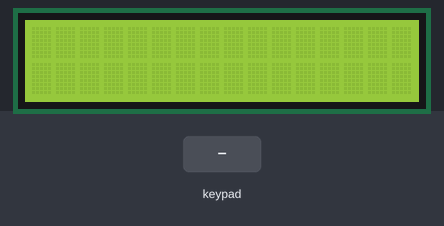
This sketch was run on a simulated Arduino Uno, built with avr-gcc and run on an emulated ATmega328P. Parts: 16×2 character LCD. Wiring (inferred from the names in the program): 4×3 keypad with keys 1 2 3 4 5 6 7 8 9 A 0 B: rows pin 5, pin 4, pin 3, pin 2; columns pin 6, pin 7, pin 8. The test bench sets the inputs (shaded band).

Above: at 1.2 s.
1.3 s: keypad keys 1 2 3 4 A pressed 0.4 s apart
At 4.3 s:
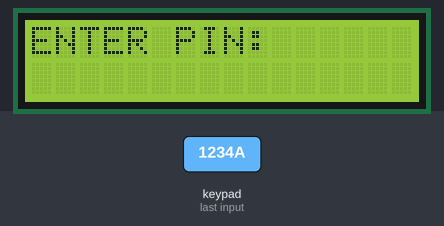
4.8 s: key '1' pressed
At 5.5 s:
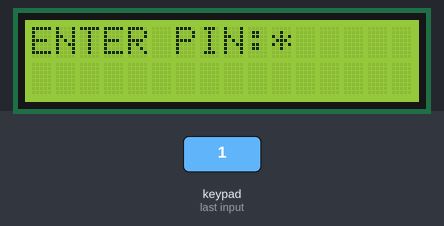
6.4 s: keypad keys 1 2 3 4 pressed 0.4 s apart
At 8.8 s:
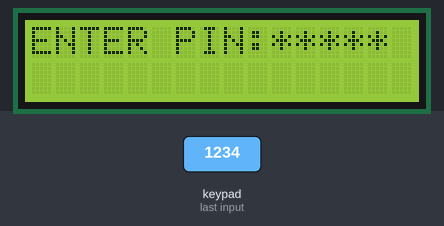
9.5 s: key '2' pressed
At 10.5 s:
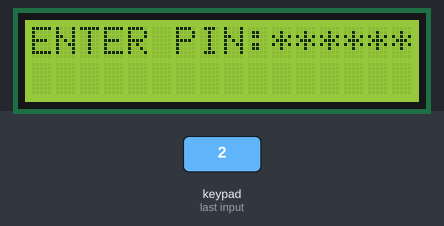
11.1 s: key 'A' pressed
At 11.6 s:
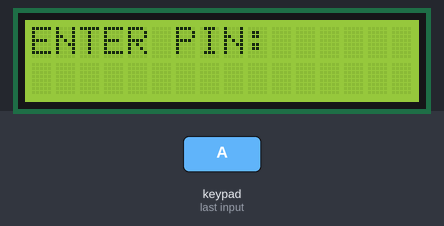
12.7 s: key '3' pressed
At 14.0 s:
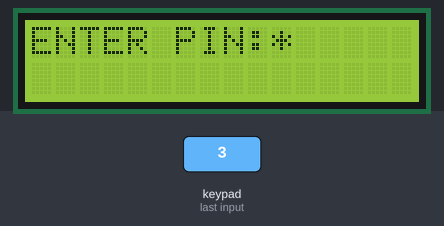
Timing chart, 0 to 15.3 s (numbered marks = the images above; inputs shaded):
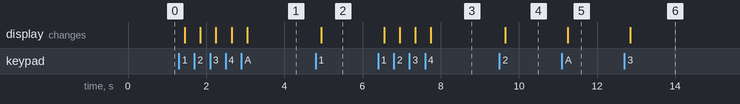

Measured:
- after the input at 1.3 s, the display: first changes after 0.15 s (image 1 shows a later state)
- after the input at 4.8 s, the display: changes after 0.15 s (image 2)
- after the input at 6.4 s, the display: first changes after 0.15 s (image 3 shows a later state)
- after the input at 9.5 s, the display: changes after 0.16 s (image 4)
- after the input at 11.1 s, the display: changes after 0.15 s (image 5)
- after the input at 12.7 s, the display: changes after 0.15 s (image 6)

The sketch:

KEY_LOCKER.ino
```cpp
#include <LiquidCrystal.h>
LiquidCrystal lcd(A5, A4, A3, A2, A1, A0);
const byte COLS = 3;
const byte ROWS = 4;

String correctPIN = "1234";
String enteredPIN = "";

int keys[ROWS][COLS] = {

  { 1, 2, 3 },
  { 4, 5, 6 },
  { 7, 8, 9 },
  { 10, 0, 11 }
};

byte rowPins[ROWS] = { 5, 4, 3, 2 };
byte colPins[COLS] = { 6, 7, 8 };

int getKeypad() {

  for (int c = 0; c < COLS; c++) {
    digitalWrite(colPins[c], 0);
    delay(1);
    for (int r = 0; r < ROWS; r++) {
      if (digitalRead(rowPins[r]) == 0) {
        while (digitalRead(rowPins[r]) == 0);
        return keys[r][c];
      }
    }
    delay(1);
    digitalWrite(colPins[c], 1);
    delay(1);
  }
  return -1;
}

void setup() {
  lcd.begin(16, 2);
  for (int r = 0; r < ROWS; r++) {
    pinMode(rowPins[r], INPUT_PULLUP);
    delay(1);
  }
  for (int c = 0; c < COLS; c++) {

    pinMode(colPins[c], OUTPUT);
    delay(1);
    digitalWrite(colPins[c], 1);
    delay(1);
  }
}

void loop() {
  int Key = getKeypad();
  if (Key != -1) {

    if(Key>=0 && Key<=9){
      enteredPIN += String(Key);
      lcd.print("*");
    }

    else if(Key==10){

      enteredPIN="";
      lcd.clear();
      lcd.print("ENTER PIN:");
    }

    else if(Key==11){

      if(enteredPIN== correctPIN){
        lcd.clear();
        lcd.print("UNLOCKED SUCCESSFULLY");
      }

      else{

        lcd.clear();
        lcd.print("WRONG PIN");
      }
      delay(1500);
      enteredPIN="";
      lcd.clear();
      lcd.print("ENTER PIN:");
    }
  }
}
```
